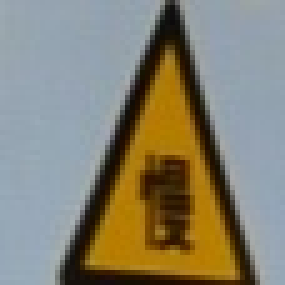
#> input picture traffic-sign-detection-master/data/proposals_test/11_1.jpg, 57 x 57 px, found by its file name (shown 5 times larger); its folder holds only this picture in this run
$ python hog_extract.py
#> lines starting #> are read from the running program, lines starting #| are printed output that depends on the picture
#> in extra_hog_features_dir, img_array is the input picture: shape (57, 57, 3); mean B, G, R 113.5, 130.3, 134.2
"""
hog feature extracture
author: Meringue
date: 2018/05/29
"""
import numpy as np
import os
from skimage import feature as ft
import cv2

img_label = {'1': 1, '2': 2,'4': 4,'6': 6,'background':22}
def hog_feature(img_array, resize=(64,64)):
    """extract hog feature from an image.
    Args:
        img_array: an image array.
        resize: size of the image for extracture.
    Return:
    features:  a ndarray vector.
    """
#> called with resize = (64, 64)
    img = cv2.cvtColor(img_array, cv2.COLOR_BGR2GRAY)
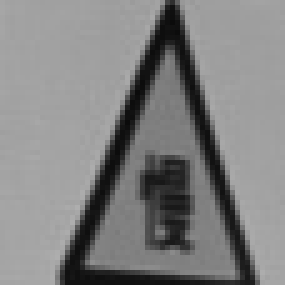
#> img: shape (57, 57) (shown 5 times larger); min 11, max 174, mean 129.5
    img = cv2.resize(img, resize)
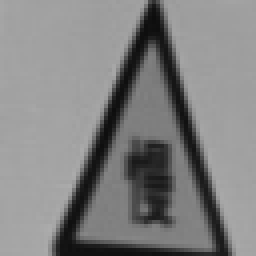
#> img: shape (64, 64) (shown 4 times larger); min 13, max 172, mean 129.4
    bins = 9
    cell_size = (8, 8)
    cpb = (2, 2)
    norm = "L2"
    features = ft.hog(img, orientations=bins, pixels_per_cell=cell_size,
                        cells_per_block=cpb, block_norm=norm, transform_sqrt=True)
#> features = 1764 values, max 0.995 at index 746, min 0 at index 3, mean 0.0764
    return features

"""
def color_feature(img_array, resize=(64,64)):
    img = cv2.cvtColor(img_array, cv2.COLOR_BGR2GRAY)
    img = cv2.resize(img, resize)
    color_feature = img.flatten()
    color_feature = color_feature/255.0
    return color_feature
"""

def extra_hog_features_dir(img_dir, write_txt, resize=(64,64)):
    """extract hog features from images in a directory.
    Args:
        img_dir: image directory.
        write_txt: the path of a txt file used for saving the hog features of all images.
        resize: size of the image for extracture.
    Return:
        none.
    """
    img_names = os.listdir(img_dir)
    img_names = [os.path.join(img_dir, img_name) for img_name in img_names]
    if os.path.exists(write_txt):
        os.remove(write_txt)

    with open(write_txt, "a") as f:
        index = 0
        for img_name in img_names:
            img_array = cv2.imread(img_name)
            features = hog_feature(img_array, resize)
            label_name = img_name.split("/")[-1].split("_")[0]
#> (the run stopped early here; a loop or call above may not have finished)

$ run again, on traffic-sign-detection-master/data/proposals_test/11_6.jpg
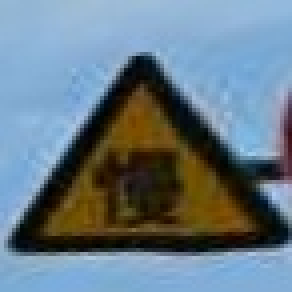
#> input picture traffic-sign-detection-master/data/proposals_test/11_6.jpg, 73 x 73 px, found by its file name (shown 4 times larger)
#> in extra_hog_features_dir, img_array is the input picture: shape (73, 73, 3); mean B, G, R 133.7, 121.9, 103.5
#> in hog_feature, `img = cv2.cvtColor(img_array, cv2.COLOR_BGR2GRAY)`:
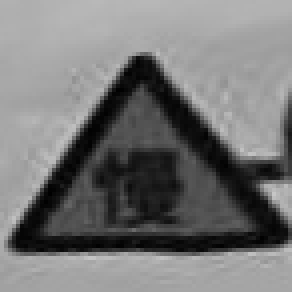
#> img: shape (73, 73) (shown 4 times larger); min 0, max 198, mean 117.7
#> in hog_feature, `img = cv2.resize(img, resize)`:
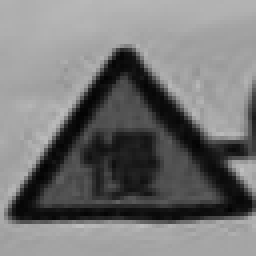
#> img: shape (64, 64) (shown 4 times larger); min 3, max 191, mean 117.7
#> in hog_feature, `features = ft.hog(img, orientations=bins, pixels_per_cell=cell_size, c..`: features = 1764 values, max 0.97 at index 784, min 0 at index 1, mean 0.081

$ run again, on traffic-sign-detection-master/data/proposals_test/14_1.jpg
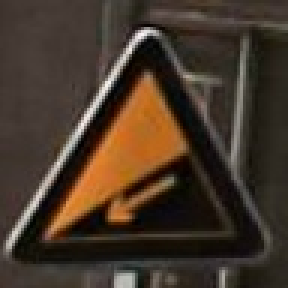
#> input picture traffic-sign-detection-master/data/proposals_test/14_1.jpg, 96 x 96 px, found by its file name (shown 3 times larger)
#> in extra_hog_features_dir, img_array is the input picture: shape (96, 96, 3); mean B, G, R 41.6, 55, 70.3
#> in hog_feature, `img = cv2.cvtColor(img_array, cv2.COLOR_BGR2GRAY)`:
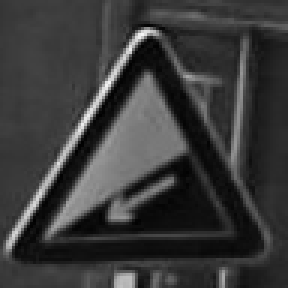
#> img: shape (96, 96) (shown 3 times larger); min 1, max 245, mean 58.1
#> in hog_feature, `img = cv2.resize(img, resize)`:
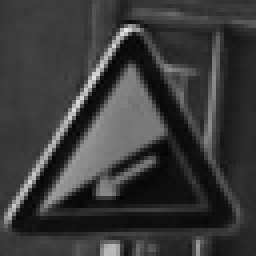
#> img: shape (64, 64) (shown 4 times larger); min 3, max 231, mean 58
#> in hog_feature, `features = ft.hog(img, orientations=bins, pixels_per_cell=cell_size, c..`: features = 1764 values, max 0.972 at index 784, min 0 at index 105, mean 0.0801

$ run again, on traffic-sign-detection-master/data/proposals_test/14_2.jpg
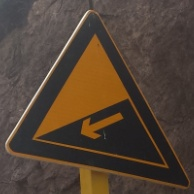
#> input picture traffic-sign-detection-master/data/proposals_test/14_2.jpg, 194 x 194 px, found by its file name
#> in extra_hog_features_dir, img_array is the input picture: shape (194, 194, 3); mean B, G, R 54.2, 67.5, 83.5
#> in hog_feature, `img = cv2.cvtColor(img_array, cv2.COLOR_BGR2GRAY)`:
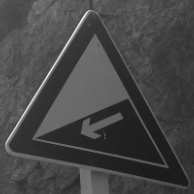
#> img: shape (194, 194); min 22, max 245, mean 70.8
#> in hog_feature, `img = cv2.resize(img, resize)`:
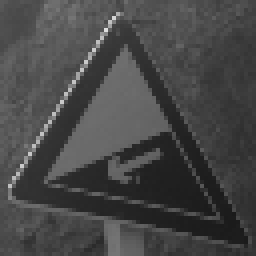
#> img: shape (64, 64) (shown 4 times larger); min 26, max 222, mean 70.7
#> in hog_feature, `features = ft.hog(img, orientations=bins, pixels_per_cell=cell_size, c..`: features = 1764 values, max 0.703 at index 709, min 0 at index 356, mean 0.111

$ run again, on traffic-sign-detection-master/data/proposals_test/11_11.jpg
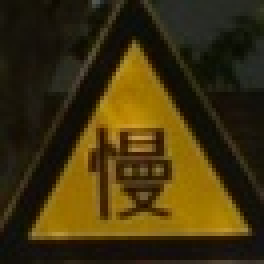
#> input picture traffic-sign-detection-master/data/proposals_test/11_11.jpg, 66 x 66 px, found by its file name (shown 4 times larger)
#> in extra_hog_features_dir, img_array is the input picture: shape (66, 66, 3); mean B, G, R 13.8, 49.8, 64
#> in hog_feature, `img = cv2.cvtColor(img_array, cv2.COLOR_BGR2GRAY)`:
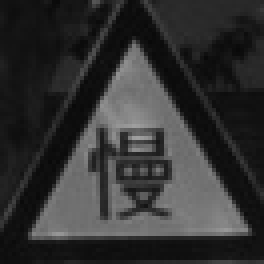
#> img: shape (66, 66) (shown 4 times larger); min 9, max 159, mean 50
#> in hog_feature, `img = cv2.resize(img, resize)`:
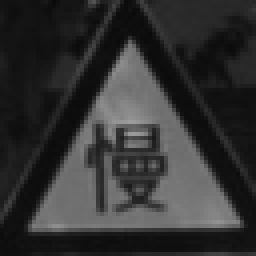
#> img: shape (64, 64) (shown 4 times larger); min 10, max 158, mean 49.8
#> in hog_feature, `features = ft.hog(img, orientations=bins, pixels_per_cell=cell_size, c..`: features = 1764 values, max 0.971 at index 1456, min 0 at index 122, mean 0.0833
